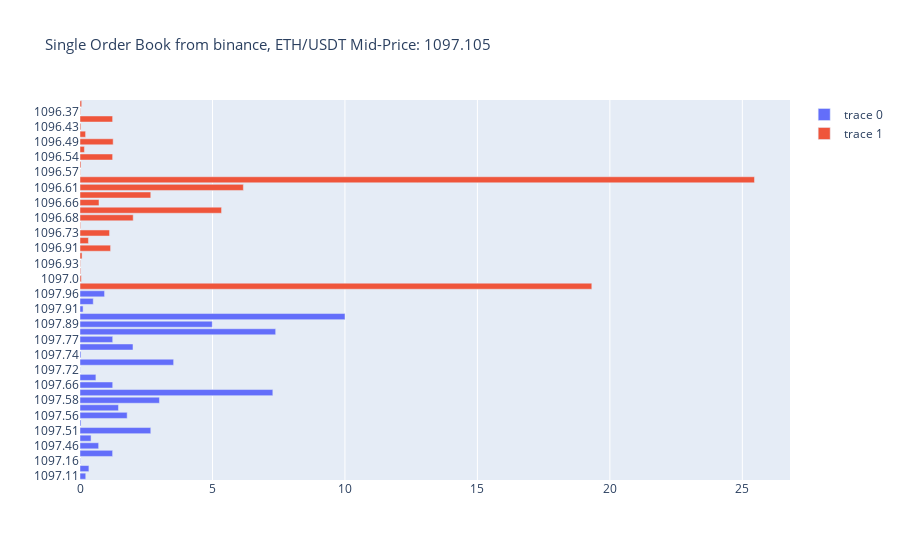

The code cell stored with this chart in its notebook:
### Code cell
vs.OBLvls_hist(params[0],params[1], params[2])
